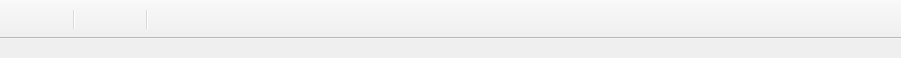
<?xml version="1.0" encoding="UTF-8"?>
<ui version="4.0">
 <class>WaveWindow</class>
 <widget class="QMainWindow" name="WaveWindow">
  <property name="geometry">
   <rect>
    <x>0</x>
    <y>0</y>
    <width>901</width>
    <height>58</height>
   </rect>
  </property>
  <property name="windowTitle">
   <string>&lt;Wave:1&gt;</string>
  </property>
  <widget class="QWidget" name="centralWidget"/>
  <widget class="QToolBar" name="mainToolBar">
   <property name="enabled">
    <bool>true</bool>
   </property>
   <property name="movable">
    <bool>false</bool>
   </property>
   <property name="toolButtonStyle">
    <enum>Qt::ToolButtonStyle::ToolButtonTextUnderIcon</enum>
   </property>
   <attribute name="toolBarArea">
    <enum>TopToolBarArea</enum>
   </attribute>
   <attribute name="toolBarBreak">
    <bool>false</bool>
   </attribute>
   <addaction name="actionOpenWaveFile"/>
   <addaction name="actionSignalAdd"/>
   <addaction name="separator"/>
   <addaction name="actionZoomIn"/>
   <addaction name="actionZoomOut"/>
   <addaction name="separator"/>
   <addaction name="actionPre"/>
   <addaction name="actionNext"/>
  </widget>
  <action name="actionOpenWaveFile">
   <property name="icon">
    <iconset resource="../static/myresources.qrc">
     <normaloff>:/icons/icons/openWaveformFile.png</normaloff>:/icons/icons/openWaveformFile.png</iconset>
   </property>
   <property name="toolTip">
    <string>Open File</string>
   </property>
  </action>
  <action name="actionSignalAdd">
   <property name="icon">
    <iconset resource="../static/myresources.qrc">
     <normaloff>:/icons/icons/signal.png</normaloff>:/icons/icons/signal.png</iconset>
   </property>
   <property name="toolTip">
    <string>Get Signals</string>
   </property>
  </action>
  <action name="actionZoomIn">
   <property name="icon">
    <iconset resource="../static/myresources.qrc">
     <normaloff>:/icons/icons/zoomin.png</normaloff>:/icons/icons/zoomin.png</iconset>
   </property>
   <property name="toolTip">
    <string>Zoom In</string>
   </property>
  </action>
  <action name="actionZoomOut">
   <property name="icon">
    <iconset resource="../static/myresources.qrc">
     <normaloff>:/icons/icons/zoomout.png</normaloff>:/icons/icons/zoomout.png</iconset>
   </property>
   <property name="toolTip">
    <string>Zoom Out</string>
   </property>
  </action>
  <action name="actionPre">
   <property name="icon">
    <iconset resource="../static/myresources.qrc">
     <normaloff>:/icons/icons/pre.png</normaloff>:/icons/icons/pre.png</iconset>
   </property>
   <property name="toolTip">
    <string>Search Backward</string>
   </property>
  </action>
  <action name="actionNext">
   <property name="icon">
    <iconset resource="../static/myresources.qrc">
     <normaloff>:/icons/icons/next.png</normaloff>:/icons/icons/next.png</iconset>
   </property>
   <property name="toolTip">
    <string>Search Forward</string>
   </property>
  </action>
  <action name="actionOpen">
   <property name="text">
    <string>Open</string>
   </property>
  </action>
  <action name="actionReload">
   <property name="text">
    <string>Reload</string>
   </property>
  </action>
  <action name="actionClose">
   <property name="text">
    <string>Close</string>
   </property>
  </action>
  <action name="actionUndo">
   <property name="text">
    <string>Undo</string>
   </property>
  </action>
  <action name="actionGet_Signals">
   <property name="text">
    <string>Get Signals...</string>
   </property>
  </action>
  <action name="actionGet_All_Signals">
   <property name="text">
    <string>Get All Signals</string>
   </property>
  </action>
  <action name="actionAdd_Signal_by_Name">
   <property name="text">
    <string>Add Signal by Name...</string>
   </property>
  </action>
  <action name="actionSelect">
   <property name="text">
    <string>Select</string>
   </property>
  </action>
  <action name="actionDeselect_All">
   <property name="text">
    <string>Deselect All</string>
   </property>
  </action>
  <action name="actionHierarchical_Name">
   <property name="text">
    <string>Hierarchical Name</string>
   </property>
  </action>
  <action name="actionSignal_Type">
   <property name="text">
    <string>Signal Type</string>
   </property>
  </action>
  <action name="actionHighlight_Selected_Signals">
   <property name="text">
    <string>Highlight Selected Signals</string>
   </property>
  </action>
  <action name="actionValues_at_Cursor_Marker">
   <property name="text">
    <string>Values at Cursor/Marker</string>
   </property>
  </action>
  <action name="actionLeading_Zeros">
   <property name="text">
    <string>Leading Zeros</string>
   </property>
  </action>
  <action name="actionZoom">
   <property name="text">
    <string>Zoom</string>
   </property>
  </action>
  <action name="actionPan">
   <property name="text">
    <string>Pan</string>
   </property>
  </action>
  <action name="actionSignal_Event_Report">
   <property name="text">
    <string>Signal Event Report</string>
   </property>
  </action>
  <action name="actionAuto_Update">
   <property name="text">
    <string>Auto Update</string>
   </property>
  </action>
  <action name="actionSpacing">
   <property name="text">
    <string>Spacing</string>
   </property>
  </action>
  <action name="actionHight">
   <property name="text">
    <string>Hight</string>
   </property>
  </action>
  <action name="actionSet_Radix">
   <property name="text">
    <string>Set Radix</string>
   </property>
  </action>
  <action name="actionSet_Notation">
   <property name="text">
    <string>Set Notation</string>
   </property>
  </action>
  <action name="actionProperty">
   <property name="text">
    <string>Property</string>
   </property>
  </action>
  <action name="actionClassic_Transaction">
   <property name="text">
    <string>Classic Transaction</string>
   </property>
  </action>
  <action name="actionClassic_Message">
   <property name="text">
    <string>Classic Message</string>
   </property>
  </action>
  <action name="actionGo_To">
   <property name="text">
    <string>Go To</string>
   </property>
  </action>
  <action name="actionSet_Search_Value">
   <property name="text">
    <string>Set Search Value</string>
   </property>
  </action>
  <action name="actionSet_Search_Constraint">
   <property name="text">
    <string>Set Search Constraint</string>
   </property>
  </action>
  <action name="actionWaveform_Time">
   <property name="text">
    <string>Waveform Time</string>
   </property>
  </action>
  <action name="actionMarker">
   <property name="text">
    <string>Marker</string>
   </property>
  </action>
  <action name="actionNew_Waveform">
   <property name="text">
    <string>New Waveform</string>
   </property>
  </action>
  <action name="actionClone_Waveform">
   <property name="text">
    <string>Clone Waveform</string>
   </property>
  </action>
  <action name="actionWaveform_Compare">
   <property name="text">
    <string>Waveform Compare</string>
   </property>
  </action>
  <action name="actionError_Viewing">
   <property name="text">
    <string>Error Viewing</string>
   </property>
  </action>
  <action name="actionTransaction_Debug">
   <property name="text">
    <string>Transaction Debug</string>
   </property>
  </action>
  <action name="actionNew_Schematic">
   <property name="text">
    <string>New Schematic</string>
   </property>
  </action>
  <action name="actionDock_to">
   <property name="text">
    <string>Dock to</string>
   </property>
  </action>
  <action name="actionHorizontal_Split">
   <property name="text">
    <string>Horizontal Split</string>
   </property>
  </action>
 </widget>
 <resources>
  <include location="../static/myresources.qrc"/>
 </resources>
 <connections/>
</ui>
